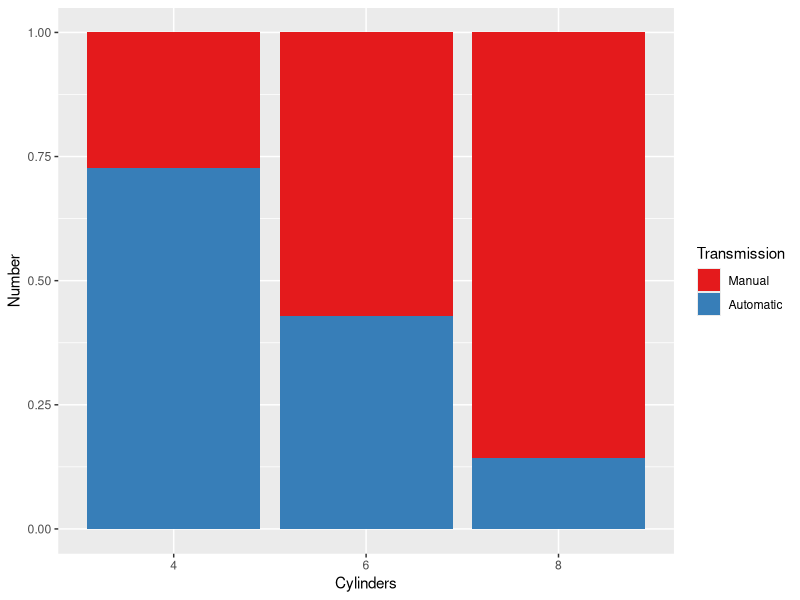
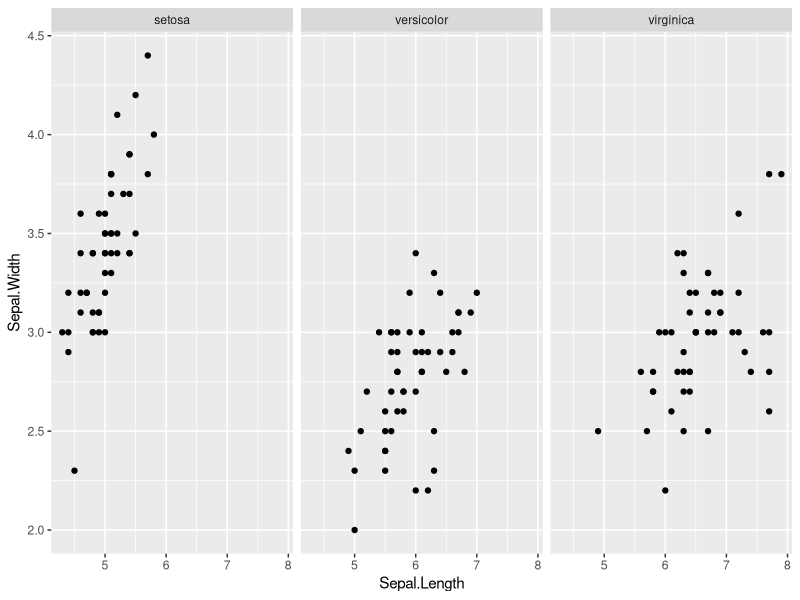
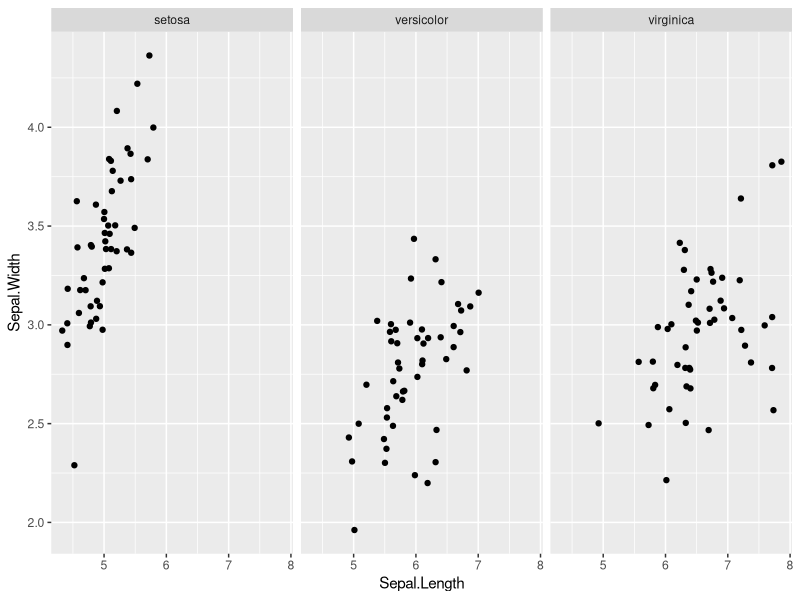
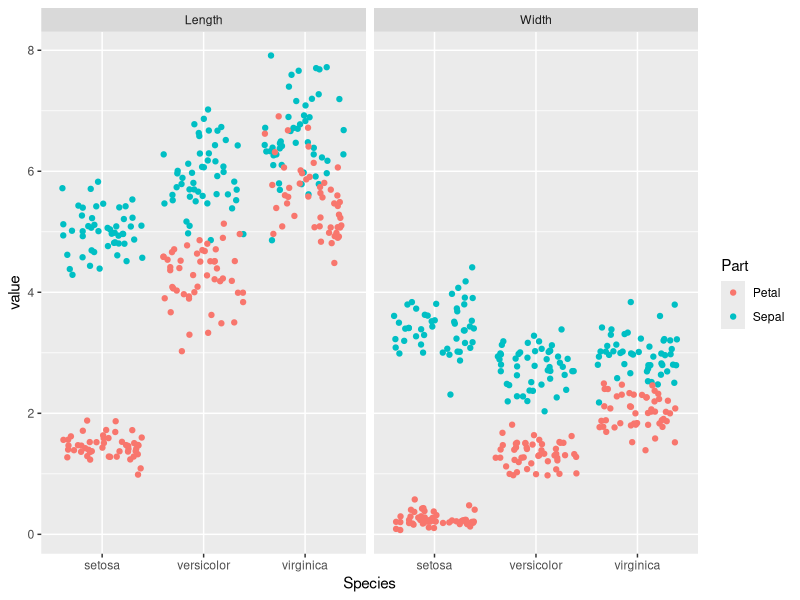
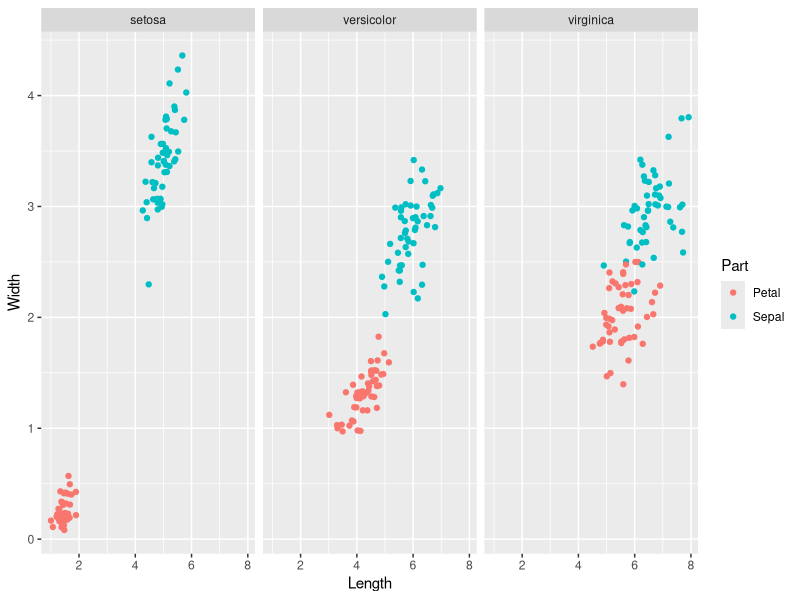

Generate these figures, in order, with R:
## ---- chunk 1
    library(ggplot2)
    ggplot(mtcars, aes(x = factor(cyl), fill = factor(am))) +
      geom_bar(position = 'fill') +  # try position = 'dodge', 'fill'
      scale_x_discrete('Cylinders') +
      scale_y_continuous('Number') +
      scale_fill_manual('Transmission', 
                        values = c("#E41A1C", "#377EB8"),
                        labels = c("Manual", "Automatic")) 
## ---- chunk 2
  str(iris)
  names(iris)
## ---- chunk 3
    library(ggplot2)
    ggplot(iris, aes(x = Sepal.Length, y = Sepal.Width)) +
      geom_point() +
      facet_grid(. ~ Species)
## ---- chunk 4
    library(ggplot2)
    ggplot(iris, aes(x = Sepal.Length, y = Sepal.Width)) +
      geom_jitter() +
      facet_grid(. ~ Species)
## ---- chunk 5
library(tidyr)

iris %>%
  gather(key, value, -Species) %>%
  separate(key, c("Part", "Measure"), sep = "\\.") %>%
  ggplot(aes(x = Species, y = value, col = Part)) +
  geom_jitter() +
  facet_grid(. ~ Measure)
## ---- chunk 6
library(tidyr)
library(dplyr)
library(ggplot2)

iris %>%
  mutate(Flower = 1:nrow(iris)) %>%
  gather(key, value, -Species, -Flower) %>%
  separate(key, c("Part", "Measure"),sep="\\.")%>%
  spread(Measure, value) %>%
  ggplot(aes(x = Length, y = Width, color = Part)) +
  geom_jitter() +
  facet_grid(. ~ Species)
